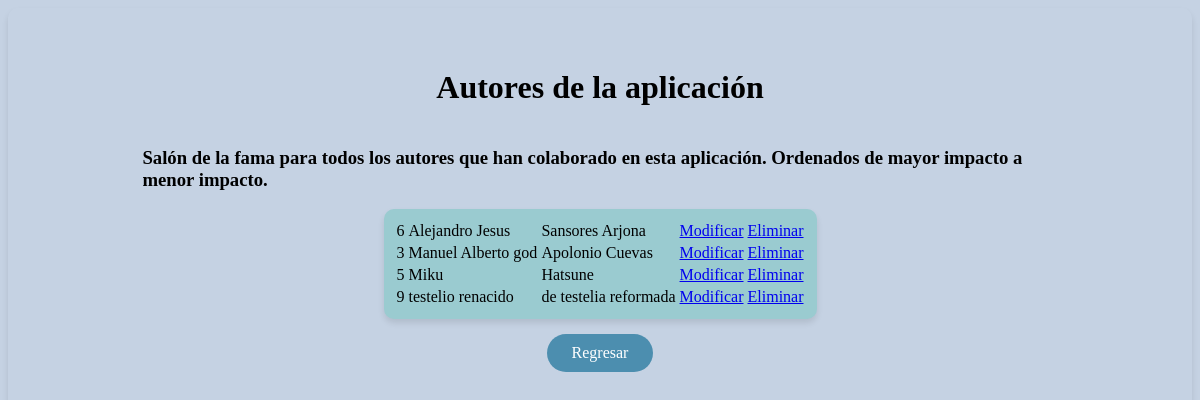
The page /web/autores/ on the database as committed earlier.
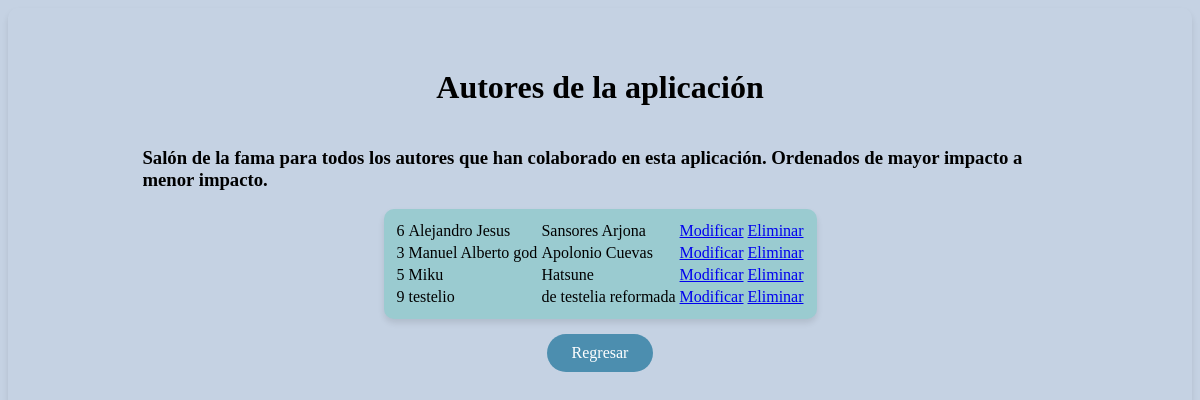
The same page on the database as committed later.
### opgg/models.py (models this page shows, shortened)
class Autores(models.Model):
    nombre = models.CharField(max_length=50)
    apellido = models.CharField(max_length=50)
    visualizacion = models.BooleanField(default=False)

### opgg/views.py (the view)
# urls.py: path('autores/',views.ListaTodoAutores.as_view(),name='lista_autores'),
class ListaTodoAutores(ListView):
    template_name = 'todosautores.html'
    model = Autores
    def get_queryset(self):
        return Autores.objects.all().order_by('nombre')

### opgg/templates/todosautores.html (shortened to what this page needs)
<!DOCTYPE html>
{% load static %}
<html lang="en">
<head>
    <link rel="stylesheet" href="{% static 'opgg/styles.css' %}">
</head>
<body style="display: flex; flex-direction: column; align-items: center; justify-content: center;">
    <div
        style="display: flex; flex-direction: column; align-items: center; justify-content: center; width: 80%;padding: 20px;">
        <h1>Autores de la
            aplicación</h1>
        <h3>Salón de la fama
            para todos los autores que han colaborado en esta aplicación. Ordenados de mayor impacto a menor impacto.
        </h3>
        <table class="card">
            {% for obj in object_list %}
            <tr>
                <td>{{obj.id}}</td>
                <td>{{obj.nombre}}</td>
                <td>{{obj.apellido}}</td>
                <td><a href="/modificar/{{obj.id}}/">Modificar</a></td>
                <td><a href="/eliminar/{{obj.id}}/">Eliminar</a></td>
            </tr>
            {% endfor%}
        </table>
        <a href="/lista" class="botonsito">Regresar</a>
    </div>
</body>
</html>

Rows that differ between the two databases and show on the page:
changed Autores "de testelia reformada": nombre "testelio renacido" → "testelio"
